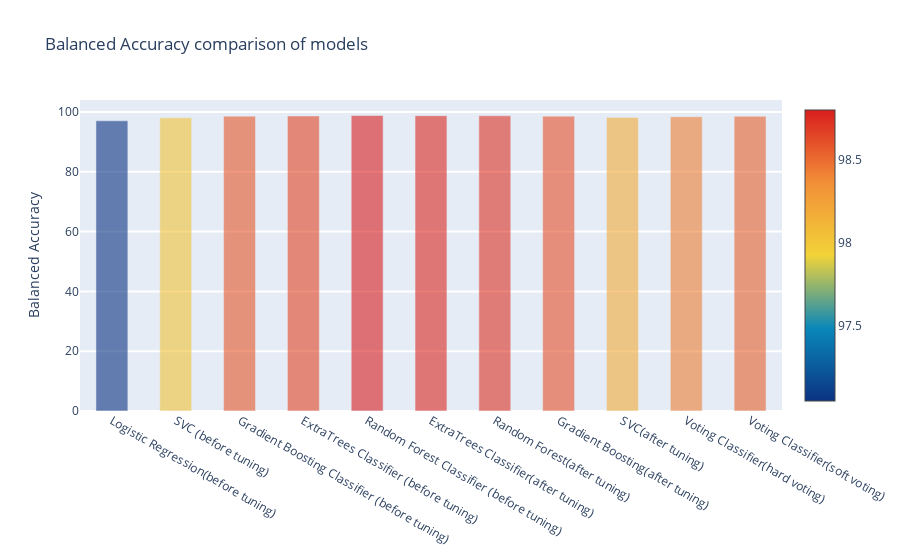

The code cell stored with this chart in its notebook:
### Code cell
import re
import sklearn

import seaborn as sns
%matplotlib inline

import plotly.offline as py
py.init_notebook_mode(connected=True)
import plotly.graph_objs as go
import plotly.tools as tls


y = performance_comp['Balanced Accuracy'].values
x = MODEL
data = [go.Bar(
            x= x,
             y= y,
            width = 0.5,
            marker=dict(
               color =  performance_comp['Balanced Accuracy'].values,
            colorscale='Portland',
            showscale=True,
            reversescale = False
            ),
            opacity=0.6
        )]

layout= go.Layout(
    autosize= True,
    title= 'Balanced Accuracy comparison of models',
    hovermode= 'closest',
#     xaxis= dict(
#         title= 'Pop',
#         ticklen= 5,
#         zeroline= False,
#         gridwidth= 2,
#     ),
    yaxis=dict(
        title= 'Balanced Accuracy',
        ticklen= 5,
        gridwidth= 2
    ),
    showlegend= False
)
fig = go.Figure(data=data, layout=layout)
py.iplot(fig, filename='bar-direct-labels')

### Figure 1 — Plotly figure (JSON) as saved in the notebook; plotly's stock layout.template omitted (floating-point values rounded to 4 significant figures)
{"data": [{"marker": {"color": [97.04, 98.03, 98.58, 98.65, 98.8, 98.76, 98.72, 98.61, 98.19, 98.42, 98.53], "colorscale": [[0, "rgb(12,51,131)"], [0.25, "rgb(10,136,186)"], [0.5, "rgb(242,211,56)"], [0.75, "rgb(242,143,56)"], [1, "rgb(217,30,30)"]], "reversescale": false, "showscale": true}, "opacity": 0.6, "type": "bar", "width": 0.5, "x": ["Logistic Regression(before tuning)", "SVC (before tuning)", "Gradient Boosting Classifier (before tuning)", "ExtraTrees Classifier (before tuning)", "Random Forest Classifier (before tuning)", "ExtraTrees Classifier(after tuning)", "Random Forest(after tuning)", "Gradient Boosting(after tuning)", "SVC(after tuning)", "Voting Classifier(hard voting)", "Voting Classifier(soft voting)"], "y": [97.04, 98.03, 98.58, 98.65, 98.8, 98.76, 98.72, 98.61, 98.19, 98.42, 98.53]}], "layout": {"autosize": true, "hovermode": "closest", "showlegend": false, "title": {"text": "Balanced Accuracy comparison of models"}, "yaxis": {"gridwidth": 2, "ticklen": 5, "title": {"text": "Balanced Accuracy"}}}}
